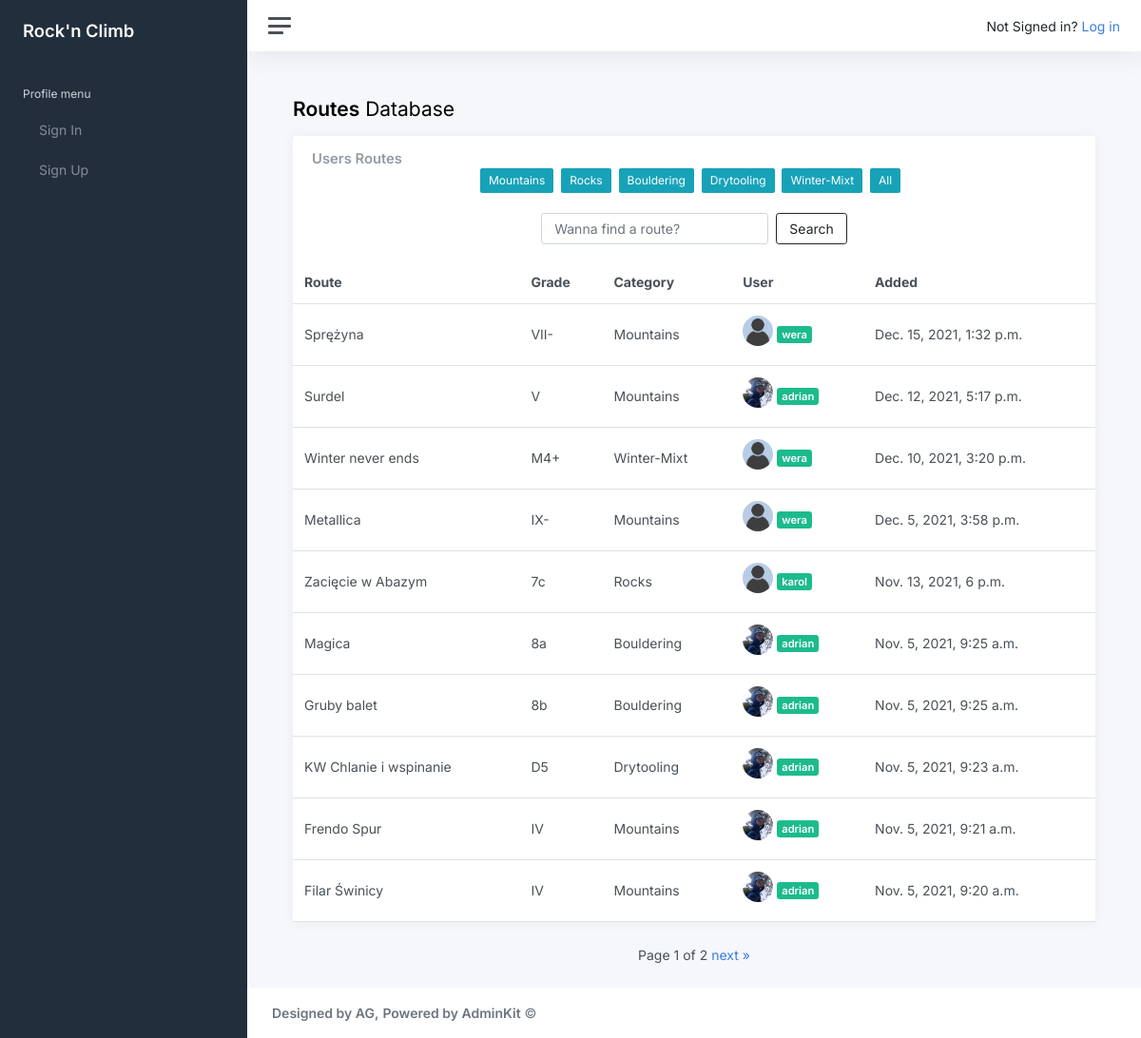
/routes/all/, run on the app's committed database.
### routes/models.py (models this page shows, shortened)
class Category(models.Model):
    category = models.CharField(max_length=100)
    def __str__(self):
        return self.category

class ClimbingRoutes(models.Model):
    user = models.ForeignKey(User, on_delete=models.CASCADE)
    route_name = models.CharField(max_length=100)
    category = models.CharField(max_length=100)
    area = models.CharField(max_length=100)
    length = models.IntegerField(validators=[MaxValueValidator(5000),MinValueValidator(1)])
    route_grade_self = models.CharField(max_length=30)
    comment = models.TextField(max_length=300, blank=True, null=True)
    added = models.DateTimeField(auto_now_add=True)
    official_grade = models.ForeignKey(RouteGrade, on_delete=models.SET_NULL, null=True)
    style = models.CharField(max_length=30, null=True, blank=True)
    location = LocationField(blank=True,null=True)

class RouteGrade(models.Model):
    category = models.ForeignKey(Category, related_name='grades',on_delete=models.CASCADE)
    grade = models.CharField(max_length=100)
    order_number = models.IntegerField(default=0)
    def __str__(self):
        return self.grade

### members/models.py (models this page shows, shortened)
class UserProfile(models.Model):
    user = models.OneToOneField(User, null=True,blank=True, related_name='userprofile', on_delete=models.CASCADE)
    photo = models.ImageField(null=True,blank=True,upload_to='profile_photos')
    twitter_url = models.CharField(max_length=200, null=True, blank=True)
    facebook_url = models.CharField(max_length=200, null=True, blank=True)
    instagram_url = models.CharField(max_length=200, null=True, blank=True)
    where_from = models.CharField(max_length=200, null=True, blank=True)
    where_lives = models.CharField(max_length=200, null=True, blank=True)
    best_places = TaggableManager(blank=True)
    likes = models.ManyToManyField(User,related_name='user_likes',blank=True,null=True)

### routes/views.py (the view, shortened to what this page needs)
# urls.py: path('routes/<str:category>/',all_routes,name='all_routes'),
def all_routes(request,category):
    all_routes = ClimbingRoutes.objects.all().order_by('-added')
    categories = Category.objects.all()
    if category == 'all':
        paginator = Paginator(all_routes,10)
        page_number = request.GET.get('page')
        page_obj = paginator.get_page(page_number)
        return render(request,'all_routes.html',{'all_routes':page_obj, 'categories':categories,'actual_category':category})

### Templates/all_routes.html (shortened to what this page needs)
{% extends 'main.html' %}
{% load static %}
{% block body %}
    <main class="content">
				<div class="container-fluid p-0">
					<h1 class="h3 mb-3"><strong>Routes</strong> Database</h1>
					<div class="row">
						<div class="col-12 col-lg-12 col-xxl-9 d-flex">
							<div class="card flex-fill">
								<div class="card-header">
									<h5 class="card-title mb-0">Users Routes</h5>
                                    <ul class="nav justify-content-center">
                                        {% for category in categories %}
											<li class="nav-item">
												<a href="{% url 'all_routes' category %}"><button type="button" class="btn btn-info btn-sm">{{category}}</button></a>&nbsp&nbsp
											</li>
                                        {% endfor %}
                                        <a href="{% url 'all_routes' 'all' %}"><button type="button" class="btn btn-info btn-sm">All</button></a>&nbsp&nbsp
                                    </ul><br>
									<div class="nav justify-content-center">
										<form class="d-flex" action="{% url 'find_route' %}" method="POST">
								  			<input class="form-control me-2" type="text" placeholder="Wanna find a route?" name="find_route" id="find_route" aria-label="Search" style="width:100%">
								 			 <button class="btn btn-outline-dark" type="submit">Search</button>
										</form>
									</div>
								</div>
								<table class="table table-hover my-0">
									<thead>
										<tr>
											{% if all_routes %}
												<th>Route</th>
												<th class="d-none d-xl-table-cell">Grade</th>
												<th class="d-none d-xl-table-cell">Category</th>
												<th>User</th>
												<th class="d-none d-md-table-cell">Added</th>
											{% endif %}
										</tr>
									</thead>
									<tbody>
										{% if all_routes %}
											{% for route in all_routes %}
												<tr>
													<td><a href="{% url 'route_detail' route.id %}" style="color:inherit;text-decoration:none">{{route.route_name}}</a></td>
													<td class="d-none d-xl-table-cell">{{route.official_grade}}</td>
													<td class="d-none d-xl-table-cell">{{route.category}}</td>
													<td>
														{% if route.user.userprofile.photo %}
															<img src="{{route.user.userprofile.photo.url}}" class="img-fluid rounded-circle mb-2" width="32" height="32"/>
														{% else %}
															<img src="{% static 'images/anonymous-user.png' %}" class="img-fluid rounded-circle mb-2" width="32" height="32" />
														{% endif %}
														<span class="badge bg-success">{{route.user}}</span>
													</td>
													<td class="d-none d-md-table-cell">{{route.added}}</td>
												</tr>
											{% endfor %}
										{% else %}
											<tr>
												<td>There are no entries in this category yet...</td>
											</tr>
										{% endif %}
									</tbody>
								</table>
							</div>
						</div>
                        <div class="pagination" style="text-align:center">
                            <span class="step-links">
                                        <span class="current">
                                            Page {{ all_routes.number }} of {{ all_routes.paginator.num_pages }}
                                        </span>
                                        {% if all_routes.has_next %}
                                            <a href="?page={{ all_routes.next_page_number }}" style="text-decoration:none">next</a>
                                            <a href="?page={{ all_routes.paginator.num_pages }}" style="text-decoration:none">&raquo;</a>
                                        {% endif %}
                            </span>
                        </div>
					</div>
				</div>
			</main>
{% endblock %}

### Templates/main.html (shortened to what this page needs)
<!DOCTYPE html>
<html lang="en">
<head>
  {% load static %}
	<link rel="stylesheet" href="{% static 'style.css' %}" >
	<link rel="stylesheet" href="{% static 'modal.css' %}" >
</head>
<body>
	<div class="wrapper">
		<nav id="sidebar" class="sidebar js-sidebar">
			<div class="sidebar-content js-simplebar">
				<a class="sidebar-brand" href="{% url 'main_dashboard' %}"><span class="align-middle">Rock'n Climb</span></a>
				<ul class="sidebar-nav">
					<li class="sidebar-header">
						Profile menu
					</li>
					{% if user.is_authenticated %}
						<li class="sidebar-item">
							<a class="sidebar-link" href="{% url 'logout_user' %}"><i class="align-middle" data-feather="log-out"></i> <span class="align-middle">Log out</span></a>
						</li>
					{% else %}
						<li class="sidebar-item">
							<a class="sidebar-link" href="{% url 'login_user' %}"> <span class="align-middle">Sign In</span></a>
						</li>
					{% endif %}
					{% if not user.is_authenticated %}
						<li class="sidebar-item">
							<a class="sidebar-link" href="{% url 'register' %}"> <span class="align-middle">Sign Up</span></a>
						</li>
					{% endif %}
				</ul>
			</div>
		</nav>
		<div class="main">
			<nav class="navbar navbar-expand navbar-light navbar-bg">
				<a class="sidebar-toggle js-sidebar-toggle"><i class="hamburger align-self-center"></i></a>
				{% if user.is_authenticated %}
				<div class="navbar-collapse collapse">
					<ul class="navbar-nav navbar-align">
						<li>
							<nav>
							  <div class="container-fluid">
								<form class="d-flex" action="{% url 'find_user' %}" method="POST">
									{% csrf_token %}
								  <input class="form-control me-2" type="text" placeholder="Find a user" name="search_user" id="search_user" aria-label="Search">
								  <button class="btn btn-outline-success" type="submit">Search</button>
								</form>
							  </div>
							</nav>
						</li>
						<li class="nav-item dropdown">
                          <a class="nav-icon dropdown-toggle d-inline-block d-sm-none" href="#" data-bs-toggle="dropdown"><i class="align-middle" data-feather="settings"></i></a>
							{% if user.userprofile.photo %}
								<img src="{{user.userprofile.photo.url}}" class="avatar img-fluid rounded me-1" alt="Profile photo" />
							{% else %}
								<img src="{% static 'images/anonymous-user.png' %}" class="avatar img-fluid rounded me-1" alt="Profile photo" />
							{% endif %}
							<a class="nav-link dropdown-toggle d-none d-sm-inline-block" href="#" data-bs-toggle="dropdown">
								<span class="text-dark">{{user|title}}</span>
                            </a>
							<div class="dropdown-menu dropdown-menu-end">
								<a class="dropdown-item" href="{% url 'profile_settings' %}"><i class="align-middle me-1" data-feather="user"></i> Profile</a>
								<div class="dropdown-divider"></div>
								<a class="dropdown-item" href="{% url 'main_settings' %}"><i class="align-middle me-1" data-feather="settings"></i> Settings & Privacy</a>
								<div class="dropdown-divider"></div>
								<a class="dropdown-item" href="{% url 'logout_user' %}">Log out</a>
							</div>
						</li>
					</ul>
				</div>
				{% else %}
					<div class="navbar-collapse collapse">
						<ul class="navbar-nav navbar-align">
						<li class="nav-item dropdown">
							<span class="text-dark">Not Signed in? <a href="{% url 'login_user' %}" style="text-decoration:none"> Log in</a></span>
						</li>
						</ul>
					</div>
				{% endif %}
			</nav>
			{% block body %}
			{% endblock %}
			<footer class="footer">
				<div class="container-fluid">
					<div class="row text-muted">
						<div class="col-6 text-start">
							<p class="mb-0">
                              <strong>Designed by AG,</strong> <a class="text-muted" href="https://adminkit.io/" target="_blank"><strong>Powered by AdminKit</strong></a> &copy;
							</p>
						</div>
					</div>
				</div>
			</footer>
		</div>
	</div>
</body>
</html>

### data on the page
Category: category "Mountains"
Category: category "Rocks"
Category: category "Bouldering"
Category: category "Drytooling"
Category: category "Winter-Mixt"
ClimbingRoutes: route_name "Sprężyna", official_grade "VII-", category "Mountains", user "wera", added "Dec. 15, 2021, 1:32 p.m."
ClimbingRoutes: route_name "Surdel", official_grade "V", category "Mountains", user.userprofile.photo (picture), user "adrian", added "Dec. 12, 2021, 5:17 p.m."
ClimbingRoutes: route_name "Winter never ends", official_grade "M4+", category "Winter-Mixt", user "wera", added "Dec. 10, 2021, 3:20 p.m."
ClimbingRoutes: route_name "Metallica", official_grade "IX-", category "Mountains", user "wera", added "Dec. 5, 2021, 3:58 p.m."
ClimbingRoutes: route_name "Zacięcie w Abazym", official_grade "7c", category "Rocks", user "karol", added "Nov. 13, 2021, 6 p.m."
ClimbingRoutes: route_name "Magica", official_grade "8a", category "Bouldering", user.userprofile.photo (picture), user "adrian", added "Nov. 5, 2021, 9:25 a.m."
ClimbingRoutes: route_name "Gruby balet", official_grade "8b", category "Bouldering", user.userprofile.photo (picture), user "adrian", added "Nov. 5, 2021, 9:25 a.m."
ClimbingRoutes: route_name "KW Chlanie i wspinanie", official_grade "D5", category "Drytooling", user.userprofile.photo (picture), user "adrian", added "Nov. 5, 2021, 9:23 a.m."
ClimbingRoutes: route_name "Frendo Spur", official_grade "IV", category "Mountains", user.userprofile.photo (picture), user "adrian", added "Nov. 5, 2021, 9:21 a.m."
ClimbingRoutes: route_name "Filar Świnicy", official_grade "IV", category "Mountains", user.userprofile.photo (picture), user "adrian", added "Nov. 5, 2021, 9:20 a.m."

### other printed values
{{ all_routes.number }} "1"
{{ all_routes.paginator.num_pages }} "2"
